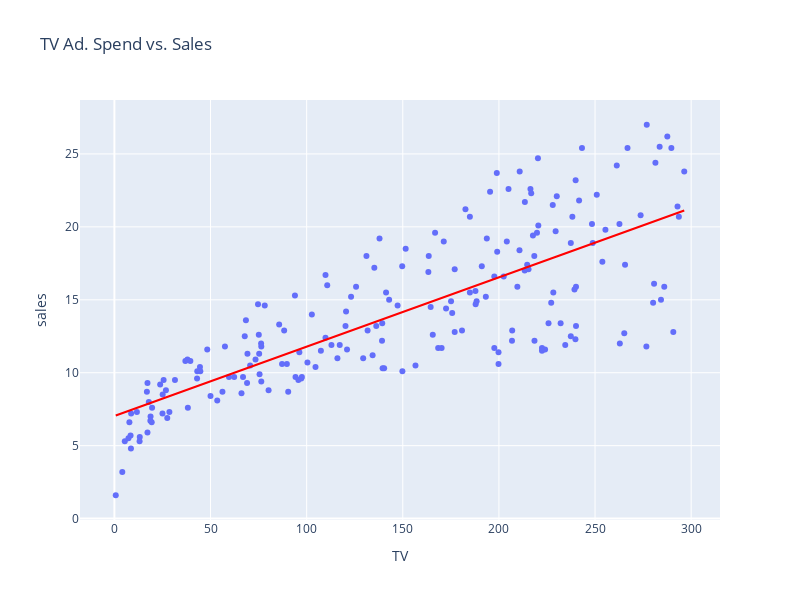

The notebook cell this image was saved under:
### Code cell
fig = px.scatter(
    df_advertising,
    x='TV',
    y='sales',
    title='TV Ad. Spend vs. Sales'
)
fig.add_scatter(
    x=df_advertising['TV'],
    y=predictions,
    mode='lines',
    name='Regression Line',
    line=dict(color='red')
)

fig.update_layout(width=800, height=600, showlegend=False)
fig.show()

### Figure 1 — Plotly figure (JSON) as saved in the notebook; plotly's stock layout.template omitted (floating-point values rounded to 4 significant figures; data arrays with more than 128 entries replaced by an {"elided": "..."} marker saying what was removed)
{"data": [{"hovertemplate": "TV=%{x}<br>sales=%{y}<extra></extra>", "legendgroup": "", "marker": {"color": "#636efa", "symbol": "circle"}, "mode": "markers", "name": "", "orientation": "v", "showlegend": false, "type": "scatter", "x": {"elided": "200 float values"}, "xaxis": "x", "y": {"elided": "200 float values"}, "yaxis": "y"}, {"line": {"color": "red"}, "mode": "lines", "name": "Regression Line", "type": "scatter", "x": {"elided": "200 float values"}, "y": {"elided": "200 float values"}}], "layout": {"height": 600, "legend": {"tracegroupgap": 0}, "showlegend": false, "title": {"text": "TV Ad. Spend vs. Sales"}, "width": 800, "xaxis": {"anchor": "y", "domain": [0, 1], "title": {"text": "TV"}}, "yaxis": {"anchor": "x", "domain": [0, 1], "title": {"text": "sales"}}}}
